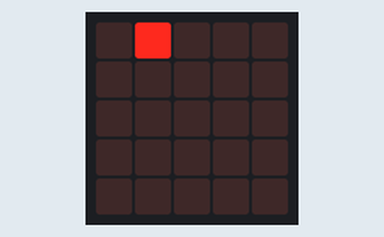
This program was run on a simulated BBC micro:bit (MakeCode). Shown: the board's 5×5 LED display. Random numbers come from a fixed seed.

Above: at 0.01 s.
At 4.91 s:
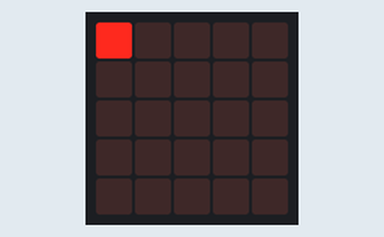
At 9.95 s:
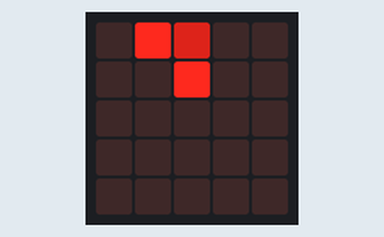
At 19.91 s:
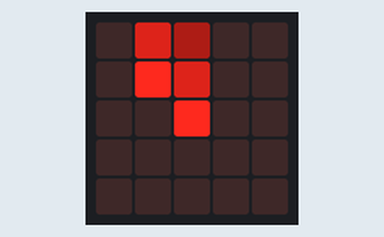
At 29.83 s:
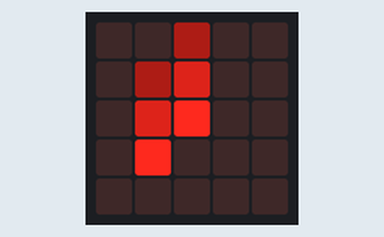
At 39.9 s:
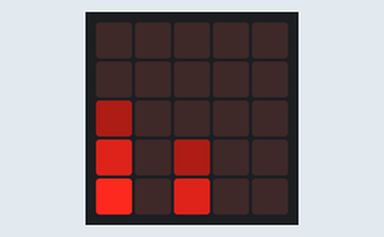

The program:

main.ts
```typescript
let y = 0
let j = 0
let x = 0
let i = 0
basic.forever(function () {
    y = 0
    j = 0
    x = randint(0, 4)
    i = randint(0, 4)
    while (y <= 7 && j <= 7 && i != x) {
        led.plotBrightness(x, y, 250)
        led.plotBrightness(x, y - 1, 150)
        led.plotBrightness(x, y - 2, 50)
        led.plotBrightness(x, y - 3, 0)
        basic.pause(50)
        y += 1
        led.plotBrightness(i, j, 250)
        led.plotBrightness(i, j - 1, 150)
        led.plotBrightness(i, j - 2, 50)
        led.plotBrightness(i, j - 3, 0)
        basic.pause(100)
        j += 1
    }
})
```

test.ts
```typescript
// les tests vont ici ; cela ne sera pas compilé si ce paquet est utilisé en tant qu'extension.
```
